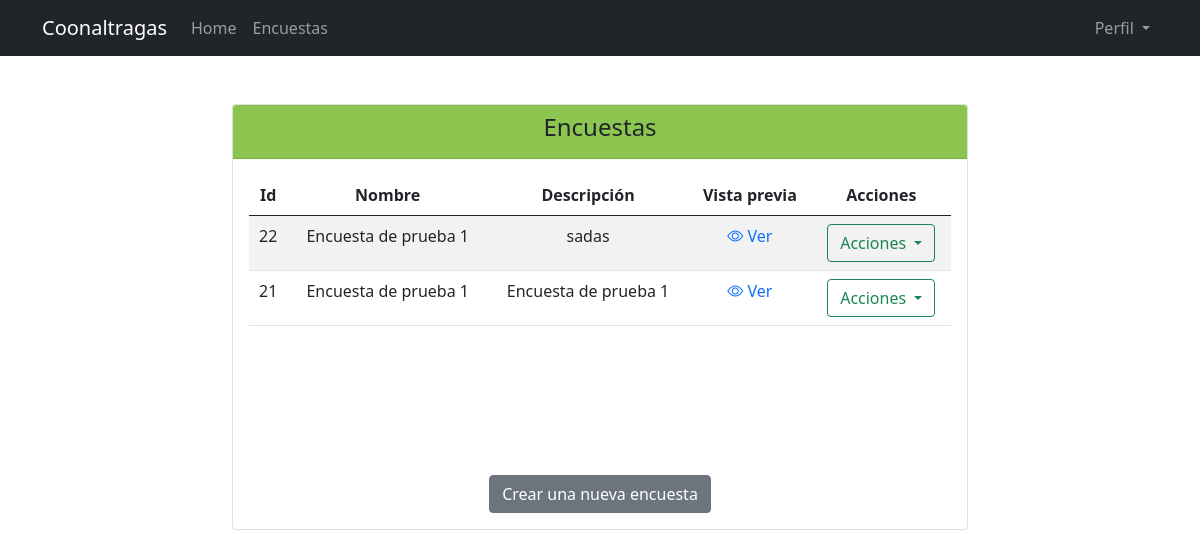
The page /encuestas/lista_encuestas/ (signed in) on the database as committed earlier.
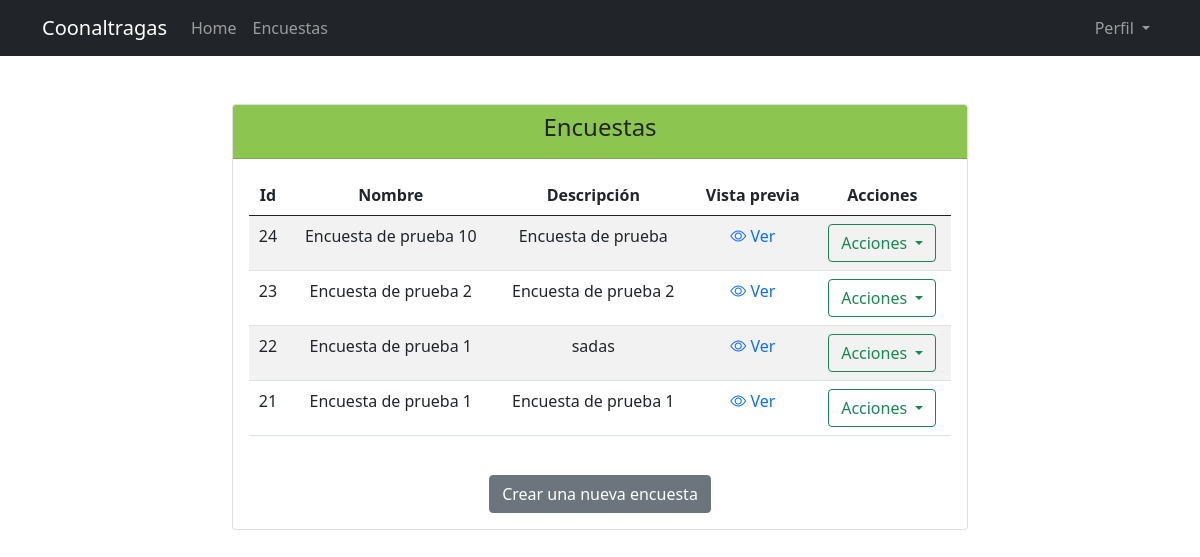
The same page on the database as committed later.
### encuestas/models.py (models this page shows, shortened)
class Encuesta(BaseModel):
    user = models.ForeignKey(User, on_delete=models.PROTECT, related_name="encuestas", null=True, blank=True)
    nombre = models.CharField('Nombre de la encuesta',max_length=252)
    descripcion = models.TextField('Descripción de la encuesta')
    estado_terminado = models.BooleanField('Encuesta terminada', default=False)
    is_active = models.BooleanField('Encuesta activada', default=False)

### encuestas/views.py (the view)
# urls.py: path('lista_encuestas/', views.ListaEncuestasListView.as_view(), name="lista_encuestas"),
class ListaEncuestasListView(LoginRequiredMixin, ListView):
    login_url = 'login'
    model = Encuesta
    template_name = "encuestas/lista_encuestas.html"
    def dispatch(self, request, *args, **kwargs):
        if request.user.is_manager:
            return super().dispatch(request, *args, **kwargs)
        return redirect('lista_encuestas_realizar')
    def get_queryset(self):
        return self.request.user.encuestas.all()

### encuestas/templates/encuestas/lista_encuestas.html (shortened to what this page needs)
{% extends "base.html" %}
{% block content %}
<div class="col-md-8 mx-auto">
    <div class="card text-center">
        <div class="card-header" style="background-color: #8cc651;">
            <h4>Encuestas</h4>
        </div>
        <div class="card-body">
            <div style="max-height: clamp(5em, 60vh, 600px); overflow: auto; min-height: 300px;">
                <table class="table table-striped text-center">
                    <thead class="sticky-top bg-white">
                        <tr>
                            <th scope="col">Id</th>
                            <th scope="col">Nombre</th>
                            <th scope="col">Descripción</th>
                            <th scope="col">Vista previa</th>
                            <th scope="col">Acciones</th>
                        </tr>
                    </thead>
                    <tbody>
                        {% for encuesta in object_list %}
                        <tr>
                            <td scope="row">{{encuesta.id}}</td>
                            <td>{{ encuesta.nombre }}</td>
                            <td>{{ encuesta.descripcion }}</td>
                            <td>
                                <a style="text-decoration:none;" href="{% url 'ver_encuesta' encuesta.id %}"><i
                                        class="bi bi-eye"></i> Ver</a>
                            </td>
                            <td>
                                <div class="dropdown">
                                    <button class="btn btn-outline-success dropdown-toggle" type="button" id="dropdownMenuButton1" data-bs-toggle="dropdown" aria-expanded="false">
                                        Acciones
                                    </button>
                                </div>
                            </td>
                        </tr>
                        {% endfor %}
                    </tbody>
                </table>
            </div>
            <div class="mx-auto">
                <a type="button" class="btn btn-secondary" href="{% url 'crear_encuesta' %}">Crear una nueva
                    encuesta</a>
            </div>
        </div>
    </div>
</div>
{% endblock %}

### encuestas/templates/base.html (shortened to what this page needs)
{% load static %}
<!DOCTYPE html>
<html lang="en">
<head>
    <link href="https://cdn.jsdelivr.net/npm/bootstrap@5.0.1/dist/css/bootstrap.min.css" rel="stylesheet"
>
    <link rel="stylesheet"
        href="https://cdnjs.cloudflare.com/ajax/libs/bootstrap-datepicker/1.9.0/css/bootstrap-datepicker.min.css">
    <link rel="stylesheet" href="https://cdn.jsdelivr.net/npm/bootstrap-icons@1.8.1/font/bootstrap-icons.css">
</head>
<body>
    <nav class="navbar navbar-expand-lg navbar-dark bg-dark">
        <div class="container">
            <a class="navbar-brand" href="#">Coonaltragas</a>
            <div class="collapse navbar-collapse" id="navbarNav">
                <ul class="navbar-nav">
                    <li class="nav-item active">
                        <a class="nav-link" href="#"> Home <span class="sr-only">(current)</span></a>
                    </li>
                    {% if user.is_authenticated %}
                    {% if user.is_manager %}
                    <li class="nav-item">
                        <a class="nav-link" href="{% url 'lista_encuestas' %}"> Encuestas </a>
                    </li>
                    {% else %}
                    <li class="nav-item">
                        <a class="nav-link" href="{% url 'lista_encuestas_realizar' %}"> Mis encuestas </a>
                    </li>
                    {% endif %}
                    {% endif %}
                </ul>
                <ul class="navbar-nav ms-auto">
                    {% if user.is_authenticated %}
                    <li class="nav-item dropdown">
                        <a class="nav-link dropdown-toggle" href="#" id="navbarDropdownMenuLink" role="button"
                            data-bs-toggle="dropdown" aria-expanded="false">
                            Perfil
                        </a>
                    </li>
                    {% endif %}
                </ul>
            </div>
        </div>
    </nav>
    <main class="p-5">
        {% block content %}
        {% endblock %}
    </main>
</body>
</html>

Rows that differ between the two databases and show on the page:
added Encuesta: id "24", nombre "Encuesta de prueba 10", descripcion "Encuesta de prueba"
added Encuesta: id "23", nombre "Encuesta de prueba 2", descripcion "Encuesta de prueba 2"
